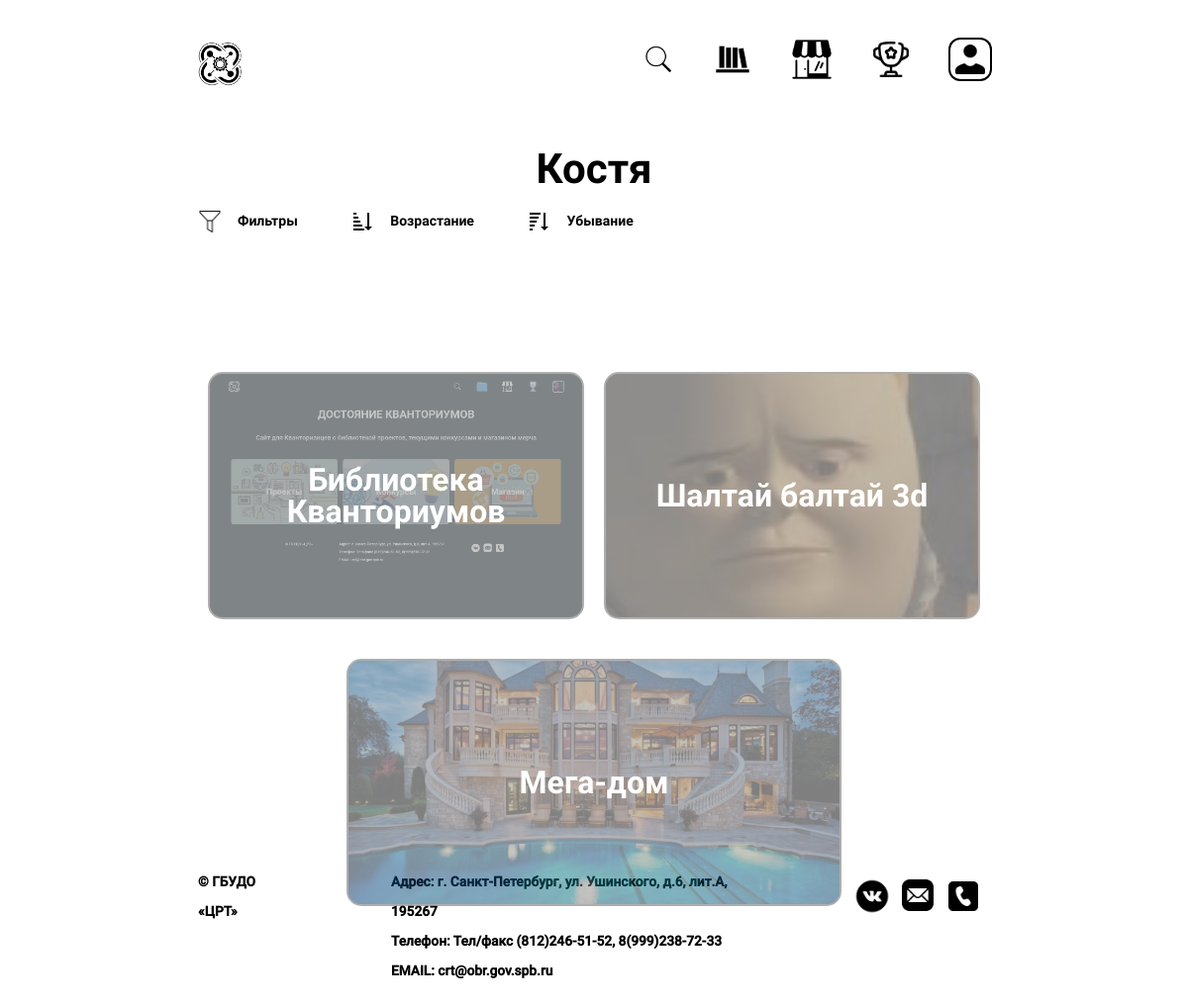
Page /projects/Kostya/ on the committed database.
### base/models.py (models this page shows, shortened)
class Account(models.Model):
    name = models.CharField(max_length=80)
    description = models.CharField(max_length=200)
    photo = models.ImageField(upload_to='photos/%Y/%m/%d/')
    age = models.IntegerField()
    email = models.EmailField(max_length=200)
    time_created = models.DateTimeField(auto_now_add=True)
    rank = models.IntegerField(default=0)
    login = models.CharField(max_length=40)
    password = models.CharField(max_length=40)
    score = models.IntegerField(default=0)
    contact = models.CharField(max_length=80, null=True)
    size = models.CharField(max_length=10)
    projects = models.ManyToManyField(Project, null=True, blank=True)
    city = models.CharField(max_length=255, default="none")
    favorite = models.ManyToManyField(Competitions, null=True, blank=True)
    class Meta:
        unique_together = ('email', 'login', 'password', 'age', 'name')

class Project(models.Model):
    kvantumType = models.TextChoices('kvantumType',
                                     'VR IT MEDIA IND-DESIGN ENERGY BIO NEURO NANO HI-TECH GEO AERO IND-ROBO')
    name = models.CharField(max_length=200, verbose_name="Название")
    kvantum = models.CharField(choices=kvantumType.choices, max_length=10, verbose_name="Квантум")
    face = models.ImageField(upload_to='images/', verbose_name="Лицевое изображение")
    description = models.TextField(verbose_name="Описание проекта")
    image = models.ManyToManyField("Image", null=True, blank=True, verbose_name="Дополнительные изображения")
    creators = models.ManyToManyField("Account", verbose_name="Создатели проектов")
    PDFdescription = models.FileField(upload_to ='pdf/', validators =[FileExtensionValidator(allowed_extensions=['pdf'])], null=True, blank=True)
    contact = models.CharField(max_length=200, verbose_name="Контакты", null=True)
    def __str__(self) -> str:
        return self.name

### base/views.py (the view)
# urls.py: path('projects/<str:pk>/', views.projects_pricol, name="projects_pricol"),
def projects_pricol(request, pk):
    if "id" in request.session:
        id_per = int(request.session['id'])
        type_acc = request.session['type']
        if type_acc=="teacher":
            tt = True
            account = Teacher.objects.get(id=id_per)
        else:
            tt = False
            account = Account.objects.get(id=id_per)
    else:
        id_per = 2
        tt = False
        account = Account.objects.get(id=id_per)
    p = True
    s = request.GET.get('s', '')  # Достаточно использовать второй аргумент для значения по умолчанию
    q = request.GET.get('q', '')
    s_escaped = re.escape(s)
    creator = Account.objects.get(login=pk)
    projectsf = creator.project_set.all()
    print(projectsf)
    projects = projectsf.filter(Q(name__icontains=s) | Q(description__icontains=s))
    projects = projects.filter(Q(kvantum__icontains=q))
    name = creator.name
    context = {'projects': projects, 'account': account, 'home': p, 'type': tt, "name": name}
    return render(request, 'base/home.html', context)

### base/templates/base/home.html (shortened to what this page needs)
{% extends 'main.html' %}
{% if name %}
{% block title %}{{name}}{% endblock title %}
{% endif %}
{% block content %}
{% load static %}
<div class="infoblock" id="id01">
    {% for project in projects %}
        <div onclick="location.href='{% url 'project' project.id %}';" class="main_block Maths">
            <h2 style="font-family: 'RobotoBold'; font-size: 24pt;">{{project.name}}</h2>
            <img src="{{project.face.url}}" alt="{{project.name}}" srcset="">
        </div>
    {% endfor %}
</div>
{% endblock %}

### templates/main.html (shortened to what this page needs)
<!DOCTYPE html>
{% load static %}
<head>
	<link href = "{% static 'fonts/stylesheet.css' %}" rel = "stylesheet" type = "text/css" >
	<link rel="stylesheet" type="text/css" href="{% static 'css/style.css' %}">
	<link rel="stylesheet" type="text/css" href="{% static 'css/style2.css' %}">
</head>
<body id="body">
	<div class="container">
		<header>
			<a href="{% url 'home' %}"><img src="{% static 'img/logo.svg' %}" class="logo"></a>
			<nav id="navbar" class="go_right">
				<div class="header__buttons">
					<form {% if competition %} action="{% url 'competitions' %}" {%else%} action="{% url 'projects' %}" {% endif %}method="get" class="search" id="search">
						<button style="height: 30px; width: 30px" type="button" id="search_button"><img src="{% static 'img/search.png' %}" style="height: 30px;"  alt=""></button>
					</form>
					<a href="/projects/"><img class="shop-avatar" style=" width: 40px; height: 40px;" src="{% static 'img/projects.svg'%}" alt="" srcset=""></a>
					<a href="/shop/"><img class="shop-avatar" style=" width: 40px; height: 40px;" src="{% static 'img/shop_icon.png'%}" alt="" srcset=""></a>
					<a href="/competitions/"><img class="shop-avatar" style=" width: 40px; height: 40px;" src="{% static 'img/competitions.svg'%}" alt="" srcset=""></a>
					<a href="/login/">
						{% if account.photo.url %}
							<img class="account-info__avatar" style="width: 40px; height: 40px; " src="{{account.photo.url}}" alt="" srcset="">
						{% else %}
							<img class="shop-avatar" style="width: 40px; height: 40px; box-shadow: 0 0 0 2px black;" src="{% static 'img/person.png' %}" alt="" srcset="">
						{% endif %}</a>
				</div>
			</nav>
			</header>
		<h1 class="heading" style="font-family: 'RobotoBold';">{% block title %}ПРОЕКТЫ КВАНТОРИАНЦЕВ{% endblock title %}</h1>
		{% block filters %}
		<div class="filters">
			<button style="font-family: 'RobotoBold'" id="pppBtn"class="filter"><img src="{% static 'img/filter.png' %}" alt="">Фильтры</button>
			<button style="font-family: 'RobotoBold'" onclick="sortList()" class="filter" style="height: 20px;"><img src="{% static 'img/alphabet-up.png' %}" alt="">Возрастание</button>
			<button style="font-family: 'RobotoBold'" onclick="sortListY()" class="filter"><img src="{% static 'img/alphabet-down.png' %}" alt="">Убывание</button>
		</div>
		{% endblock filters %}
		{% block content %}
		{% endblock content %}
		{% include 'footer.html' %}
	</div>
</body>

### base/static/css/style.css (style rules this page uses)
button { background-color: #00000000; }
* { color: rgb(0, 0, 0); font-family: 'BankGothic RUSS'; font-weight: 500; font-style: normal; padding: 0; margin: 0; border: 0; }
*,*:before,*:after { -moz-box-sizing: border-box; -webkit-box-sizing: border-box; box-sizing: border-box; }
nav,footer,header,aside { display: block; }
html,body { background-color: rgb(255, 255, 255); height: 100%; width: 100%; font-size: 100%; line-height: 1; font-size: 14px; -ms-text-size-adjust: 100%; -moz-text-size-adjust: 100%; -webkit-text-size-adjust: 100%; }
input,button,textarea { font-family:inherit; }
button { cursor: pointer; }
a, a:visited { background-color: #00000000 ;text-decoration: none; }
img { vertical-align: top;pointer-events: none; }
h1,h2,h3,h4,h5,h6 { font-size:inherit;font-weight: 400; }
.container { margin: 10px 220px 0; }
header { justify-content: space-between; display: flex; padding: 20px 0 0 0; margin: 0; color: rgb(0, 0, 0); }
.logo { height: 113px; }
.header__buttons { display: flex; flex-direction: row; align-items: center; }
.header__buttons * { margin-left: calc(var(--index) * 1); }
.heading { background-color: rgba(0, 0, 0, 0); -webkit-animation-duration: 1s; animation-duration: 1s; -webkit-animation-fill-mode: both; animation-fill-mode: both; -webkit-animation-name: fadeOut; animation-name: fadeOut; padding-top: 50px; text-align: center; font-size: 3em; }
.filters { position: relative; z-index: 999; -webkit-animation-duration: 1.05s; animation-duration: 1.05s; -webkit-animation-fill-mode: both; animation-fill-mode: both; -webkit-animation-name: fadeOut; animation-name: fadeOut; text-align: left; padding: 20px 0 10px 0; }
.filter { position: relative; cursor: pointer; font-size: 14px; margin: 0 50px 0 0; display: inline-block; }
.filter > img { margin-right: 16px; vertical-align: middle; height: 24px; }
.filter::after { display: block; position: absolute; left: 0; width: 0; height: 2px; margin-top: -5px; margin-left: 40px; background-color: #000000; content: ""; transition: width 0.3s ease-out; }
a { z-index: 7; opacity: 1; position: relative; background-color: rgba(0, 0, 0, 0); font-size: 130%; margin: 10px 0; }
h2 { z-index: 7; opacity: 1; position: relative; background-color: rgba(0, 0, 0, 0); font-size: 130%; }
.main_block { position: relative; overflow:hidden; z-index: 1; display: flex; align-items: center; justify-content: center; flex-basis: 333px; flex-grow: 1; max-width: 500px; height: 250px; padding: 5px; margin: 20px 10px; font-size: 110%; opacity: 0.5; color: white; background-color: rgb(0, 0, 0); background-position:center center; background-size:cover; transform: translateY(100px); min-height: auto; vertical-align: top; border: 2px solid rgba(255, 255, 255, 0.37); border-radius: 15px; transition: all 0.4s; }
.main_block > h2 { color: white; }
.main_block > img { opacity: 0.55; position: absolute; top:50%; left:50%; transform:translate(-50%,-50%); width: 500px; height: 250px; object-fit:cover; }
.infoblock { margin-top: 10px; display: flex; justify-content: center; flex-wrap: wrap; }
.main_block > h2 { text-align: center; }
@media (max-width: 1440px) { .container { margin: 10px 200px 0; } }

### base/static/css/style2.css (style rules this page uses)
* { padding: 0; margin: 0; box-sizing: border-box; font-family: 'RobotoMedium'; color: black; }
.logo { height: 50px; }
.heading { background-color: rgba(0, 0, 0, 0); -webkit-animation-duration: 1s; animation-duration: 1s; -webkit-animation-fill-mode: both; animation-fill-mode: both; -webkit-animation-name: fadeOut; animation-name: fadeOut; padding-top: 50px; text-align: center; font-size: 3em; }
.search { z-index: 9999; position: relative; left: 0; display: flex; align-items: center; transition: 0.4s; }
#search_button { transform: rotate(0deg); transition: 0.3s; margin-left: 0; }
.search > button > img { margin-left: 0; }
.account-info__avatar { box-shadow: 0 0 0 2px rgb(0, 0, 0); width: calc(var(--index) * 12); max-width: 300px; border-radius: 10px; }
.go_right { right: -100px !important; }
@media (max-width: 1440px) { .container { margin: 10px 200px 0; } }

### rows in the picture
Account: photo (picture)
Account: name "Костя"
Project: name "Библиотека Кванториумов", face (picture)
Project: name "Шалтай балтай 3d", face (picture)
Project: name "Мега-дом", face (picture)
